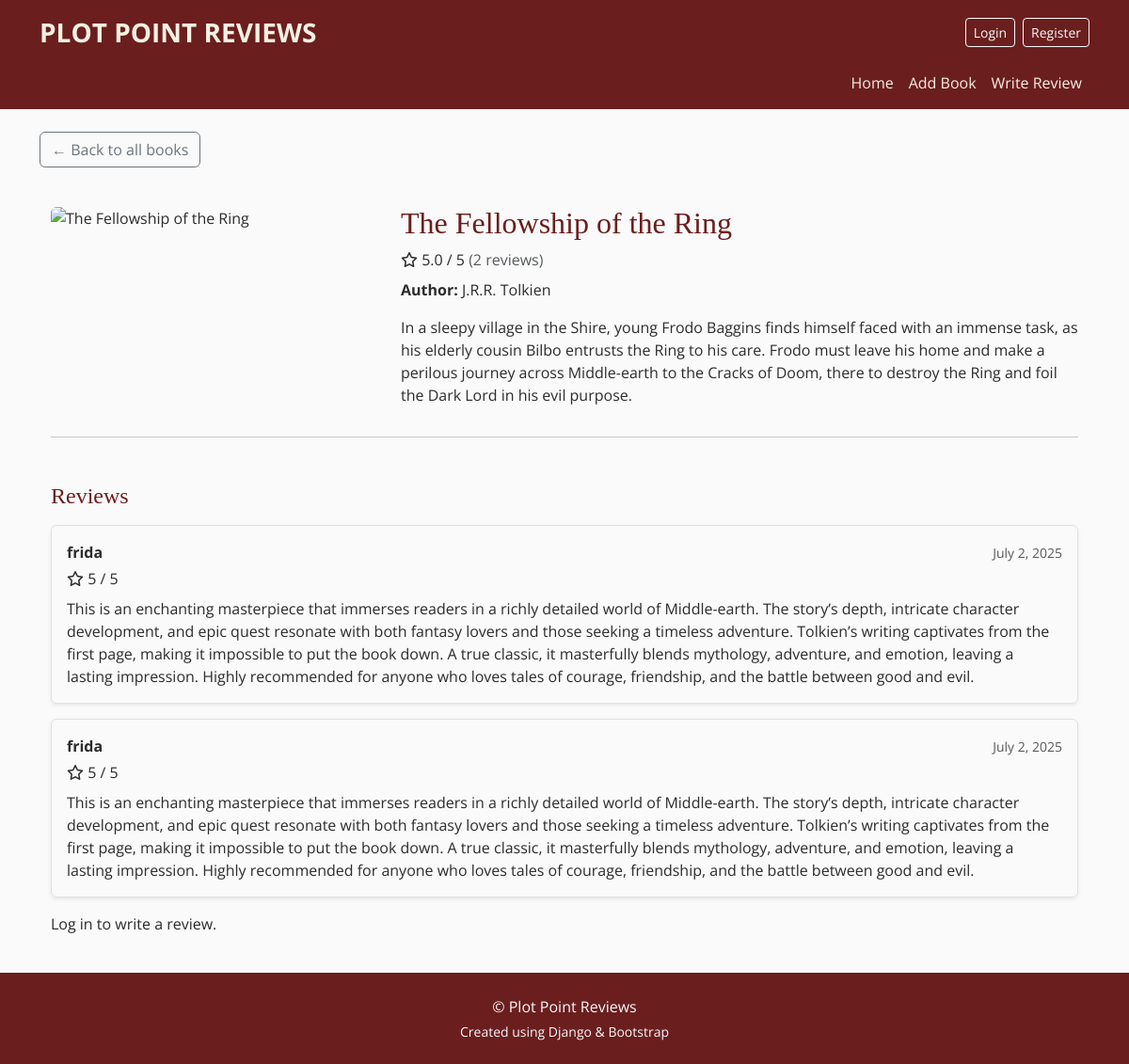
The app's page /book/1/, older data.
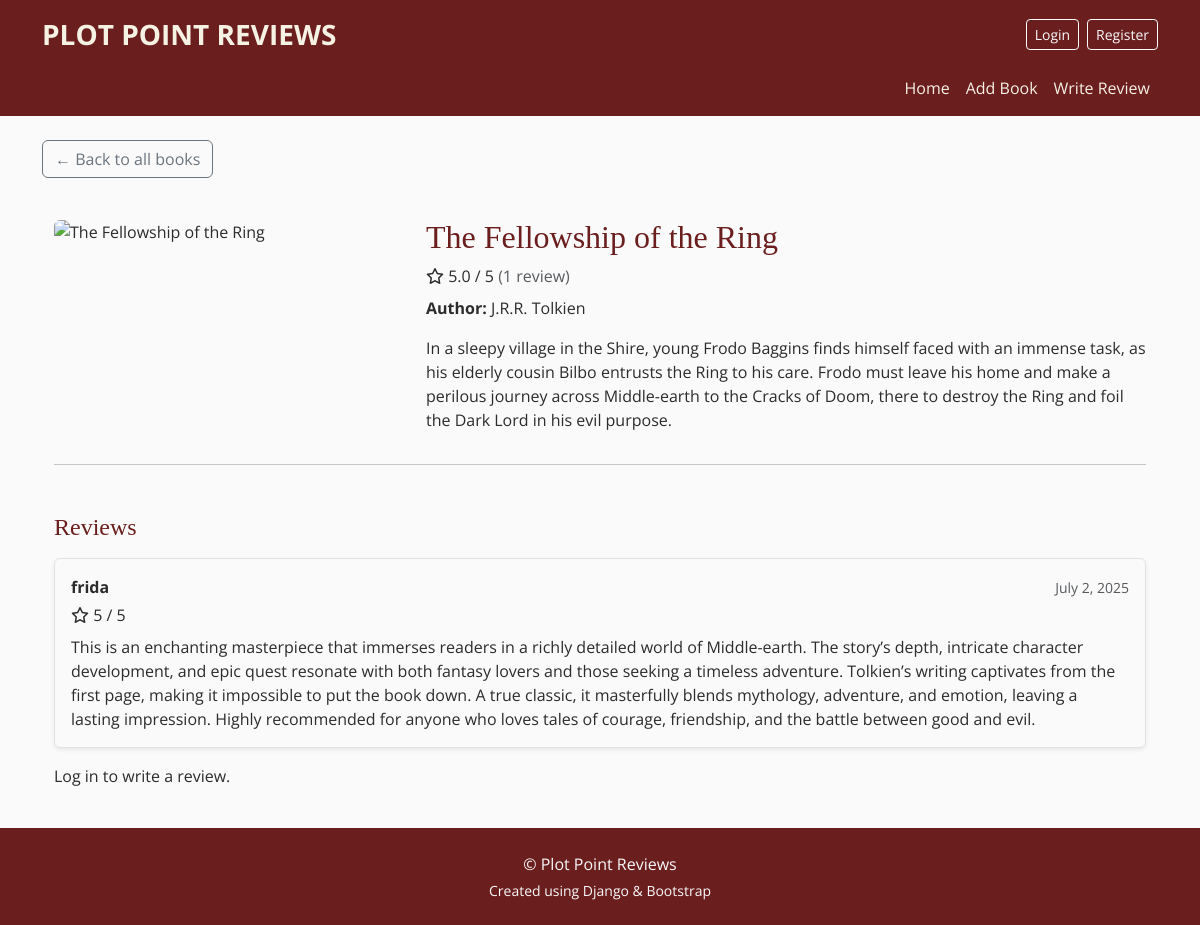
The same page, newer data.
### books/models.py (models this page shows, shortened)
class Book(models.Model):
    title = models.CharField(max_length=255)
    author = models.CharField(max_length=255)
    cover = CloudinaryField('image')
    description = models.TextField(default='No description yet')
    @property
    def average_rating(self):
        reviews = self.reviews.all()
        if reviews.exists():
            return round(sum([r.rating for r in reviews]) / reviews.count(), 1)
        return None
    @property
    def review_count(self):
        return self.reviews.count()

class Review(models.Model):
    book = models.ForeignKey(Book, on_delete=models.CASCADE, related_name='reviews')
    user = models.ForeignKey(User, on_delete=models.CASCADE, related_name='reviews')
    rating = models.PositiveSmallIntegerField()
    content = models.TextField()
    created_at = models.DateTimeField(auto_now_add=True)

### books/views.py (the view)
# urls.py: path('book/<int:pk>/', views.book_detail, name='book_detail'),
def book_detail(request, pk):
    book = get_object_or_404(Book, pk=pk)
    reviews = Review.objects.filter(book=book).order_by('-created_at')
    user_review = None
    if request.user.is_authenticated:
        user_review = Review.objects.filter(book=book, user=request.user).first()
        if request.method == 'POST' and not user_review:
            form = ReviewForm(request.POST)
            if form.is_valid():
                review = form.save(commit=False)
                review.book = book
                review.user = request.user
                review.save()
                messages.success(request, 'Thank you for your review!')
                return redirect('book_detail', pk=book.pk)
        else:
            form = ReviewForm()
    else:
        form = None
    return render(request, 'books/book_detail.html', {
        'book': book,
        'reviews': reviews,
        'form': form,
        'user_review': user_review
    })

### books/templates/books/book_detail.html (shortened to what this page needs)
{% extends 'base.html' %}
{% load static %}
{% block content %}
<a href="{% url 'book_list' %}" class="btn btn-outline-secondary mb-3">
  ← Back to all books
</a>
<div class="container mt-4">
  <div class="row">
    <div class="col-md-4">
      {% if book.cover %}
        <img src="{{ book.cover.url }}" class="img-fluid rounded" alt="{{ book.title }}">
      {% endif %}
    </div>
    <div class="col-md-8">
    <h2>{{ book.title }}</h2>
    {% if book.average_rating %}
        <p class="mb-2">
        <i class="fa-regular fa-star"></i>
        {{ book.average_rating }} / 5
        <span class="text-muted">({{ book.review_count }} review{{ book.review_count|pluralize }})</span>
        </p>
    {% else %}
        <p class="text-muted">No reviews yet</p>
    {% endif %}
      <p><strong>Author:</strong> {{ book.author }}</p>
      <p>{{ book.description }}</p>
    </div>
  </div>
  <hr>
<h4 class="mt-5 mb-3">Reviews</h4>
{% if book.reviews.exists %}
  {% for review in book.reviews.all %}
    <div class="border rounded p-3 mb-3 shadow-sm">
      <div class="d-flex justify-content-between align-items-center mb-1">
        <strong>{{ review.user.username }}</strong>
        <small class="text-muted">{{ review.created_at|date:"F j, Y" }}</small>
      </div>
      <div class="mb-2">
        <i class="fa-regular fa-star"></i>
        {{ review.rating }} / 5
      </div>
      <p class="mb-0">{{ review.content }}</p>
    </div>
  {% endfor %}
{% else %}
  <p class="text-muted">No reviews yet for this book.</p>
{% endif %}
{% if user.is_authenticated %}
  {% if user_review %}
    <p class="text-muted">You’ve already reviewed this book.</p>
  {% else %}
    <hr>
    <h5 class="mb-3">Leave a review</h5>
    <form method="POST">
      {% csrf_token %}
      <div class="mb-3">
        {{ form.rating.label_tag }}
        {{ form.rating }}
      </div>
      <div class="mb-3">
        {{ form.content.label_tag }}
        {{ form.content }}
      </div>
      <button type="submit" class="btn btn-submit">
        <i class="fa-solid fa-paper-plane"></i> Submit Review
      </button>
    </form>
  {% endif %}
{% else %}
  <p class="mt-3">Log in to write a review.</p>
{% endif %}
</div>
{% endblock %}

### templates/base.html (shortened to what this page needs)
<!DOCTYPE html>
<html lang="en">
<head>
    {% load static %}
    <link href="https://cdn.jsdelivr.net/npm/bootstrap@5.3.3/dist/css/bootstrap.min.css" rel="stylesheet">
    <link rel="stylesheet" href="{% static 'css/style.css' %}">
</head>
<body>
    <header>
<nav class="navbar navbar-expand-lg navbar-dark">
  <div class="container flex-column align-items-end">
    <div class="w-100 d-flex justify-content-between align-items-center">
      <a class="navbar-brand fs-3 text-uppercase fw-bold" href="/">Plot Point Reviews</a>
<div class="d-flex align-items-center">
  {% if user.is_authenticated %}
    <span class="text-light me-3">Welcome, {{ user.username }}</span>
    <form method="post" action="{% url 'logout' %}">
      {% csrf_token %}
      <button type="submit" class="btn btn-sm btn-outline-light">Logout</button>
    </form>
  {% else %}
    <a class="btn btn-sm btn-outline-light me-2" href="{% url 'login' %}">Login</a>
    <a class="btn btn-sm btn-outline-light" href="{% url 'signup' %}">Register</a>
  {% endif %}
</div>
    </div>
    <div class="collapse navbar-collapse justify-content-end mt-2 w-100" id="navbarSubmenu">
      <ul class="navbar-nav">
        <li class="nav-item">
          <a class="nav-link text-light" href="/">Home</a>
        </li>
        <li class="nav-item">
        {% if user.is_authenticated %}
            <a class="nav-link text-light" href="{% url 'add_book' %}">Add Book</a>
        {% else %}
            <a class="nav-link text-light" href="{% url 'login' %}?next={% url 'add_book' %}">Add Book</a>
        {% endif %}
        </li>
        <li class="nav-item">
        {% if user.is_authenticated %}
            <a class="nav-link text-light" href="{% url 'add_review' %}">Write Review</a>
        {% else %}
            <a class="nav-link text-light" href="{% url 'login' %}?next={% url 'add_review' %}" class="text-warning">Write Review</a>
        {% endif %}
        </li>
      </ul>
    </div>
  </div>
</nav>
</header>
    <main class="container mt-4">
        {% block content %}{% endblock %}
    </main>
    <footer class="mt-4 py-4 text-center text-light">
  <div class="container">
    <p class="mb-1">&copy; Plot Point Reviews</p>
    <p class="small mb-0">Created using Django & Bootstrap</p>
  </div>
</footer>
</body>
</html>

### static/css/style.css (style rules this page uses)
html, body { height: 100%; display: flex; flex-direction: column; font-family: 'Open Sans', sans-serif; background-color: #FAFAFA; color: #2C2C2C; margin: 0; padding: 0; }
main { flex: 1; }
h1, h2, h3, h4, h5, h6, .card-title { font-family: 'Playfair Display', serif; color: #6B1E1E; }
.navbar { background-color: #6B1E1E; }
.navbar .nav-link, .navbar-brand { color: #F5F1E3 !important; }
footer { background-color: #6B1E1E; color: #F5F1E3; font-family: 'Open Sans', sans-serif; }

Row changes from the older to the newer data that the page shows:
removed Review: user.username "frida", created_at "July 2, 2025", rating "5", content "This is an enchanting masterpiece that immerses readers in a richly detailed world of Middle-earth. The story’s depth, intricate character development, and epic quest resonate with both fantasy lovers and those seeking a timeless adventure. Tolkien’s writing captivates from the first page, making it impossible to put the book down. A true classic, it masterfully blends mythology, adventure, and emotion, leaving a lasting impression. Highly recommended for anyone who loves tales of courage, friendship, and the battle between good and evil."
computed for Book "The Fellowship of the Ring": review_count "2" → "1"
